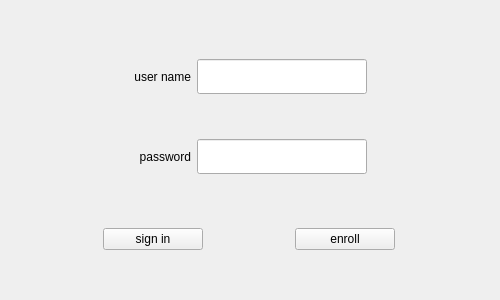
<?xml version="1.0" encoding="UTF-8"?>
<ui version="4.0">
 <class>ChatClient</class>
 <widget class="QWidget" name="ChatClient">
  <property name="geometry">
   <rect>
    <x>0</x>
    <y>0</y>
    <width>500</width>
    <height>300</height>
   </rect>
  </property>
  <property name="maximumSize">
   <size>
    <width>500</width>
    <height>300</height>
   </size>
  </property>
  <property name="windowTitle">
   <string>Form</string>
  </property>
  <property name="autoFillBackground">
   <bool>false</bool>
  </property>
  <layout class="QVBoxLayout" name="verticalLayout">
   <item>
    <spacer name="verticalSpacer">
     <property name="orientation">
      <enum>Qt::Vertical</enum>
     </property>
     <property name="sizeHint" stdset="0">
      <size>
       <width>20</width>
       <height>40</height>
      </size>
     </property>
    </spacer>
   </item>
   <item>
    <widget class="QWidget" name="widget" native="true">
     <layout class="QGridLayout" name="gridLayout_2">
      <item row="2" column="2">
       <widget class="QLineEdit" name="passwordEdit">
        <property name="sizePolicy">
         <sizepolicy hsizetype="Fixed" vsizetype="Fixed">
          <horstretch>0</horstretch>
          <verstretch>0</verstretch>
         </sizepolicy>
        </property>
        <property name="minimumSize">
         <size>
          <width>170</width>
          <height>35</height>
         </size>
        </property>
        <property name="maximumSize">
         <size>
          <width>200</width>
          <height>50</height>
         </size>
        </property>
        <property name="mouseTracking">
         <bool>true</bool>
        </property>
        <property name="tabletTracking">
         <bool>false</bool>
        </property>
        <property name="focusPolicy">
         <enum>Qt::ClickFocus</enum>
        </property>
        <property name="text">
         <string/>
        </property>
        <property name="echoMode">
         <enum>QLineEdit::Password</enum>
        </property>
        <property name="dragEnabled">
         <bool>false</bool>
        </property>
       </widget>
      </item>
      <item row="0" column="3">
       <spacer name="horizontalSpacer_2">
        <property name="orientation">
         <enum>Qt::Horizontal</enum>
        </property>
        <property name="sizeHint" stdset="0">
         <size>
          <width>40</width>
          <height>20</height>
         </size>
        </property>
       </spacer>
      </item>
      <item row="0" column="0">
       <spacer name="horizontalSpacer">
        <property name="orientation">
         <enum>Qt::Horizontal</enum>
        </property>
        <property name="sizeHint" stdset="0">
         <size>
          <width>40</width>
          <height>20</height>
         </size>
        </property>
       </spacer>
      </item>
      <item row="0" column="2">
       <widget class="QLineEdit" name="userNameEdit">
        <property name="sizePolicy">
         <sizepolicy hsizetype="Fixed" vsizetype="Fixed">
          <horstretch>0</horstretch>
          <verstretch>0</verstretch>
         </sizepolicy>
        </property>
        <property name="minimumSize">
         <size>
          <width>170</width>
          <height>35</height>
         </size>
        </property>
        <property name="maximumSize">
         <size>
          <width>200</width>
          <height>50</height>
         </size>
        </property>
        <property name="mouseTracking">
         <bool>true</bool>
        </property>
        <property name="tabletTracking">
         <bool>false</bool>
        </property>
        <property name="focusPolicy">
         <enum>Qt::ClickFocus</enum>
        </property>
        <property name="text">
         <string/>
        </property>
       </widget>
      </item>
      <item row="0" column="1">
       <widget class="QLabel" name="userNameLabel">
        <property name="text">
         <string>user name</string>
        </property>
        <property name="textFormat">
         <enum>Qt::AutoText</enum>
        </property>
        <property name="alignment">
         <set>Qt::AlignRight|Qt::AlignTrailing|Qt::AlignVCenter</set>
        </property>
        <property name="margin">
         <number>2</number>
        </property>
        <property name="indent">
         <number>-1</number>
        </property>
       </widget>
      </item>
      <item row="2" column="1">
       <widget class="QLabel" name="passwordLabel">
        <property name="text">
         <string>password</string>
        </property>
        <property name="alignment">
         <set>Qt::AlignRight|Qt::AlignTrailing|Qt::AlignVCenter</set>
        </property>
        <property name="margin">
         <number>2</number>
        </property>
       </widget>
      </item>
      <item row="1" column="2">
       <spacer name="verticalSpacer_4">
        <property name="orientation">
         <enum>Qt::Vertical</enum>
        </property>
        <property name="sizeHint" stdset="0">
         <size>
          <width>20</width>
          <height>40</height>
         </size>
        </property>
       </spacer>
      </item>
     </layout>
    </widget>
   </item>
   <item>
    <spacer name="verticalSpacer_3">
     <property name="orientation">
      <enum>Qt::Vertical</enum>
     </property>
     <property name="sizeHint" stdset="0">
      <size>
       <width>20</width>
       <height>40</height>
      </size>
     </property>
    </spacer>
   </item>
   <item>
    <widget class="QWidget" name="widget_2" native="true">
     <layout class="QHBoxLayout" name="horizontalLayout">
      <property name="spacing">
       <number>0</number>
      </property>
      <property name="leftMargin">
       <number>0</number>
      </property>
      <property name="topMargin">
       <number>0</number>
      </property>
      <property name="rightMargin">
       <number>0</number>
      </property>
      <property name="bottomMargin">
       <number>0</number>
      </property>
      <item>
       <widget class="QPushButton" name="signinBtn">
        <property name="maximumSize">
         <size>
          <width>100</width>
          <height>35</height>
         </size>
        </property>
        <property name="text">
         <string>sign in</string>
        </property>
       </widget>
      </item>
      <item>
       <widget class="QPushButton" name="enrollBtn">
        <property name="maximumSize">
         <size>
          <width>100</width>
          <height>35</height>
         </size>
        </property>
        <property name="text">
         <string>enroll</string>
        </property>
       </widget>
      </item>
     </layout>
    </widget>
   </item>
   <item>
    <spacer name="verticalSpacer_2">
     <property name="orientation">
      <enum>Qt::Vertical</enum>
     </property>
     <property name="sizeHint" stdset="0">
      <size>
       <width>20</width>
       <height>40</height>
      </size>
     </property>
    </spacer>
   </item>
  </layout>
 </widget>
 <resources/>
 <connections/>
</ui>
